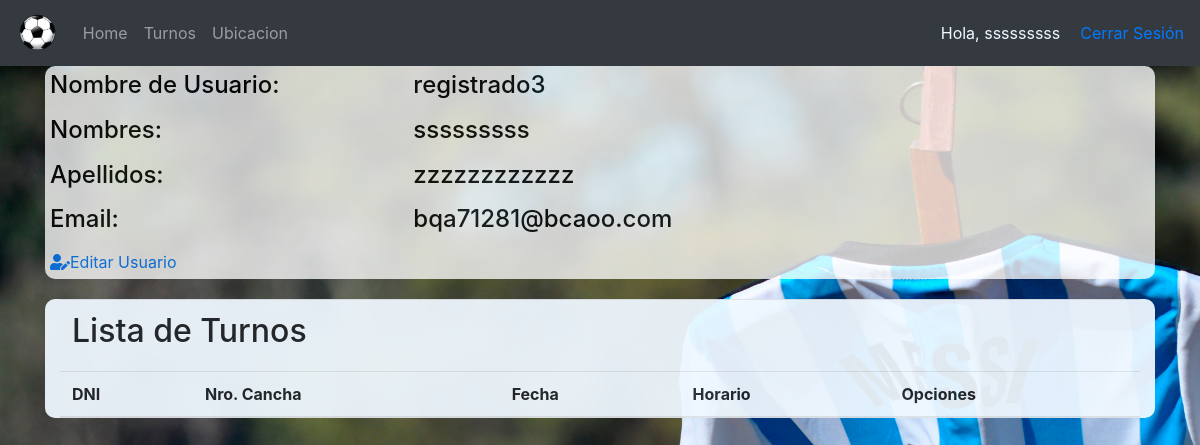
Screenshot of /Perfil/ (signed in) with the database file from the repository.
### users/models.py (models this page shows, shortened)
class Usuario(AbstractBaseUser, PermissionsMixin):
    username = models.CharField("Usuario", unique=True, max_length=50)
    first_name = models.CharField("Nombres", max_length=200)
    surname = models.CharField("Apellidos", max_length=200)
    dni = models.CharField("Dni", unique=True, max_length=8)
    email = models.EmailField(_('email address'), unique=True)
    is_staff = models.BooleanField(default=False)
    is_active = models.BooleanField(default=True)
    date_joined = models.DateTimeField(default=timezone.now)
    USERNAME_FIELD = 'username'
    REQUIRED_FIELDS = ['email' ,'dni', 'first_name' , 'surname']
    objects = CustomUserManager()

### turnos/views.py (the view)
# urls.py: path('Perfil/', FormularioTurnosView.lista_turnos, name='lista_turnos'),
    @login_required
    def lista_turnos(request):
        actual_user = request.user.id
        hoy = date.today()
        data = {
            'turnos': Turno.objects.filter(persona_id=request.user.id, dia__gte=hoy).order_by('-dia'),
        }
        return render(request, 'accounts/registrados/perfil.html', data)

### templates/accounts/registrados/perfil.html (shortened to what this page needs)
{% extends 'accounts/header.html' %}
{% load static %}
    {% block content %}
    <link rel="stylesheet" type="text/css" href="{% static '/css/perfil.css' %}">
    <link rel="stylesheet" href="https://stackpath.bootstrapcdn.com/bootstrap/4.4.1/css/bootstrap.min.css">
    <link rel="stylesheet" href="https://cdnjs.cloudflare.com/ajax/libs/font-awesome/5.15.2/css/all.min.css" />
</head>
<body>
    <div class="container-lg well span6">
        <div class="row-fluid">
            <div class="span8">
                <div class="row">
                    <div class ="col-md-4">
                        <label><h4 class="datos">Nombre de Usuario: </h4></label>
                    </div>
                    <p><h4 class="datos">{{ user.username }}</h4></p>
                </div>
                <div class="row">
                    <div class ="col-md-4">
                        <label><h4 class="datos">Nombres: </h4></label>
                    </div>
                    <p><h4 class="datos">{{ user.first_name }}</h4><p>
                </div>
                <div class="row">
                    <div class ="col-md-4">
                        <label><h4 class="datos">Apellidos: </h4></label>
                    </div>
                    <p><h4 class="datos">{{ user.surname }}</h4><p>
                </div>
                <div class="row">
                    <div class ="col-md-4">
                        <label><h4 class="datos">Email: </h4></label>
                    </div>
                    <p><h4 class="datos">{{ user.email }}</h4><p>
                </div>
                <div class="row">
                    <div class="col float-md-right">
                        <a href="{% url 'editar_user' user.id %}"><i class="fas fa-user-edit"></i>Editar Usuario</a>
                    </div>
                </div>
            </div>
    <div class="container-lg well span6" style="background-color: aliceblue; opacity: 94%; border-radius: 10px;">
        <table class="table" style="margin-top: 20px;">
            <thead>
                <tr>
                    <td colspan="6"><h2>Lista de Turnos</h2></td>
                </tr>
            <tr>
                <th scope="col">DNI</th>
                <th scope="col">Nro. Cancha</th>
                <th scope="col">Fecha</th>
                <th scope="col">Horario</th>
                <th scope="col">Opciones</th>
            </tr>
            </thead>
        </table>
    </div>
    {% endblock %}

### templates/accounts/header.html (shortened to what this page needs)
{% load static %}
<html>
<head>
    <link rel="stylesheet" href="https://stackpath.bootstrapcdn.com/bootstrap/4.4.1/css/bootstrap.min.css">
</head>
<body style="width: 100%;">
        <nav class="navbar navbar-expand-lg navbar-dark bg-dark">
            <a class="navbar-brand">
                <img src="{% static '/css/img/logo_pag.png' %}" height="40px">
            </a>
            <div class="collapse navbar-collapse" id="navbarText">
                <ul class="navbar-nav mr-auto">
                    {% if user.is_authenticated %}
                    <li class="navbar-item"><a href="http://127.0.0.1:8000/Home_user" class="nav-link">Home</a></li>
                    <li class="navbar-item"><a href="http://127.0.0.1:8000/Home_user/#botones-turnos" class="nav-link">Turnos</a></li>
                    <li class="navbar-item"><a href="http://127.0.0.1:8000/Home_user/#ubicacion" class="nav-link">Ubicacion</a></li>
                    {% endif %}
                </ul>
                <ul class="navbar-nav ml-auto">
                    {% if user.is_authenticated %}
                    <span style="margin-right: 20px; color: aliceblue;">Hola, <a style="color: aliceblue;" href="http://127.0.0.1:8000/Perfil/"> {{ user.first_name }}</a></span>
                    <span><a href=" {% url 'Logout' %}">Cerrar Sesión</a></span>
                    {% else %}
                    <li class="nav-item"><a class="nav-link" href="http://127.0.0.1:8000/Login">Iniciar Sesión</a></li>
                    <li class="nav-item"><a class="nav-link" href="http://127.0.0.1:8000/register">Registrarse</a></li>
                    {% endif %}
                </ul>
            </div>
        </nav>
    {% block content %} {% endblock %}
</body>
</html>

### static/css/perfil.css (style rules this page uses)
body { background: url(./img/opcion1.jpg) no-repeat center center fixed; background-size: cover; }
.span8 { background-color: #ffffff; border-radius: 10px; padding-left: 5px; padding-top: 5px; padding-bottom: 5px; opacity: 77%; }
.datos { color: rgb(2, 2, 2); opacity: 100%; }

### rows the page displays
Usuario: first_name "sssssssss", username "registrado3", surname "zzzzzzzzzzzz", email "bqa71281@bcaoo.com"
